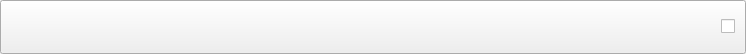
<?xml version="1.0" encoding="UTF-8"?>
<ui version="4.0">
 <class>ChannelItem</class>
 <widget class="QPushButton" name="ChannelItem">
  <property name="geometry">
   <rect>
    <x>0</x>
    <y>0</y>
    <width>746</width>
    <height>54</height>
   </rect>
  </property>
  <property name="windowTitle">
   <string>Frame</string>
  </property>
  <layout class="QHBoxLayout" name="horizontalLayout">
   <item>
    <widget class="ComplexHeaderIcon" name="IconLabel">
     <property name="sizePolicy">
      <sizepolicy hsizetype="Maximum" vsizetype="Preferred">
       <horstretch>0</horstretch>
       <verstretch>0</verstretch>
      </sizepolicy>
     </property>
     <property name="text">
      <string/>
     </property>
     <property name="alignment">
      <set>Qt::AlignCenter</set>
     </property>
    </widget>
   </item>
   <item>
    <widget class="QLabel" name="NameLabel">
     <property name="text">
      <string/>
     </property>
     <property name="textFormat">
      <enum>Qt::PlainText</enum>
     </property>
     <property name="scaledContents">
      <bool>true</bool>
     </property>
     <property name="wordWrap">
      <bool>true</bool>
     </property>
    </widget>
   </item>
   <item>
    <widget class="PLSCheckBox" name="checkBox">
     <property name="sizePolicy">
      <sizepolicy hsizetype="Maximum" vsizetype="Fixed">
       <horstretch>0</horstretch>
       <verstretch>0</verstretch>
      </sizepolicy>
     </property>
     <property name="text">
      <string/>
     </property>
    </widget>
   </item>
  </layout>
 </widget>
 <customwidgets>
  <customwidget>
   <class>ComplexHeaderIcon</class>
   <extends>QLabel</extends>
   <header location="global">ComplexHeaderIcon.h</header>
  </customwidget>
  <customwidget>
   <class>PLSCheckBox</class>
   <extends>QCheckBox</extends>
   <header>PLSCheckBox.h</header>
  </customwidget>
 </customwidgets>
 <resources/>
 <connections/>
</ui>
